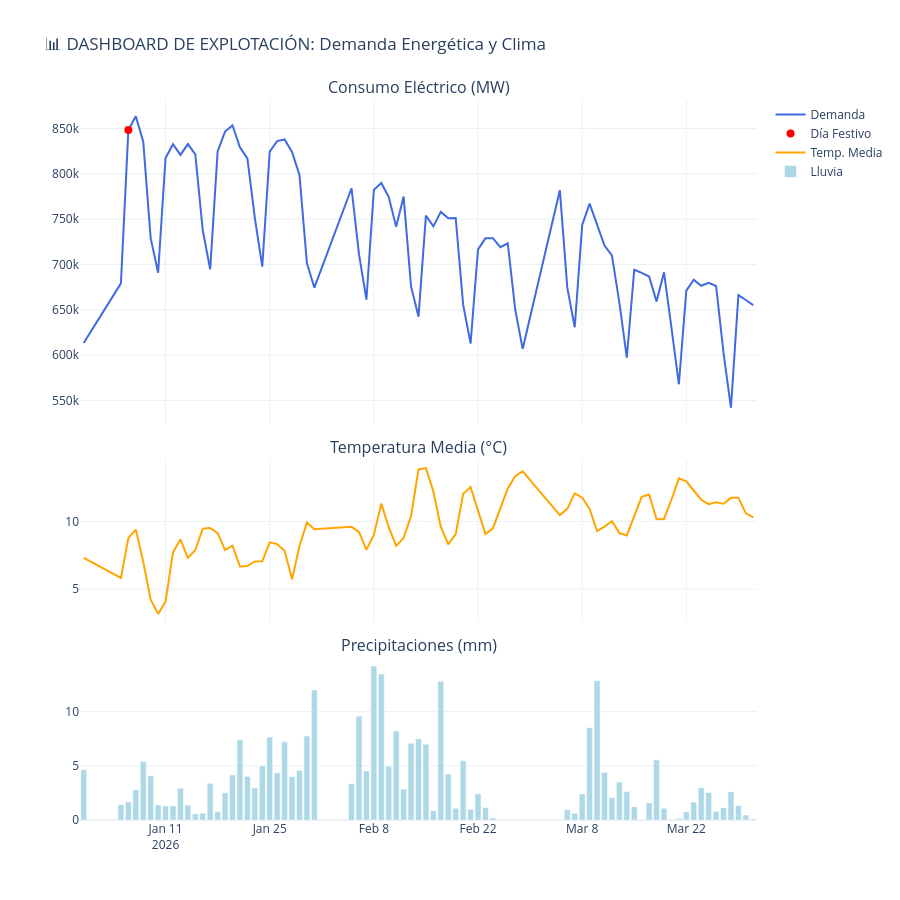

Notebook cell for this chart:
### Code cell
import plotly.graph_objects as go
from plotly.subplots import make_subplots
import pandas as pd

# 1. Cargar el dataset final (Capa Oro)
df = pd.read_parquet("dataset_final_oro.parquet")
df['fecha'] = pd.to_datetime(df['fecha'])
df = df.sort_values('fecha')

# Garantizar columnas esperadas
if 'temp_med' not in df.columns and {'temp_max', 'temp_min'}.issubset(df.columns):
    df['temp_med'] = (df['temp_max'] + df['temp_min']) / 2
if 'precipitacion' not in df.columns:
    df['precipitacion'] = 0.0
if 'es_festivo' not in df.columns:
    df['es_festivo'] = 0

# 2. Crear Dashboard con subplots
fig = make_subplots(
    rows=3,
    cols=1,
    shared_xaxes=True,
    vertical_spacing=0.05,
    subplot_titles=("Consumo Eléctrico (MW)", "Temperatura Media (°C)", "Precipitaciones (mm)"),
    row_heights=[0.5, 0.25, 0.25]
)

# --- Gráfica de Demanda ---
fig.add_trace(
    go.Scatter(x=df['fecha'], y=df['demanda_mw'], name="Demanda", line=dict(color='royalblue')),
    row=1,
    col=1
)

# Añadir festivos como puntos rojos sobre la demanda
festivos = df[df['es_festivo'] == 1]
fig.add_trace(
    go.Scatter(
        x=festivos['fecha'],
        y=festivos['demanda_mw'],
        mode='markers',
        name="Día Festivo",
        marker=dict(color='red', size=8)
    ),
    row=1,
    col=1
)

# --- Gráfica de Temperatura ---
fig.add_trace(
    go.Scatter(x=df['fecha'], y=df['temp_med'], name="Temp. Media", line=dict(color='orange')),
    row=2,
    col=1
)

# --- Gráfica de Lluvia ---
fig.add_trace(
    go.Bar(x=df['fecha'], y=df['precipitacion'], name="Lluvia", marker_color='lightblue'),
    row=3,
    col=1
)

# Estética y Layout
fig.update_layout(
    title_text="📊 DASHBOARD DE EXPLOTACIÓN: Demanda Energética y Clima",
    height=900,
    showlegend=True,
    template="plotly_white",
    hovermode="x unified"
)

fig.show()
